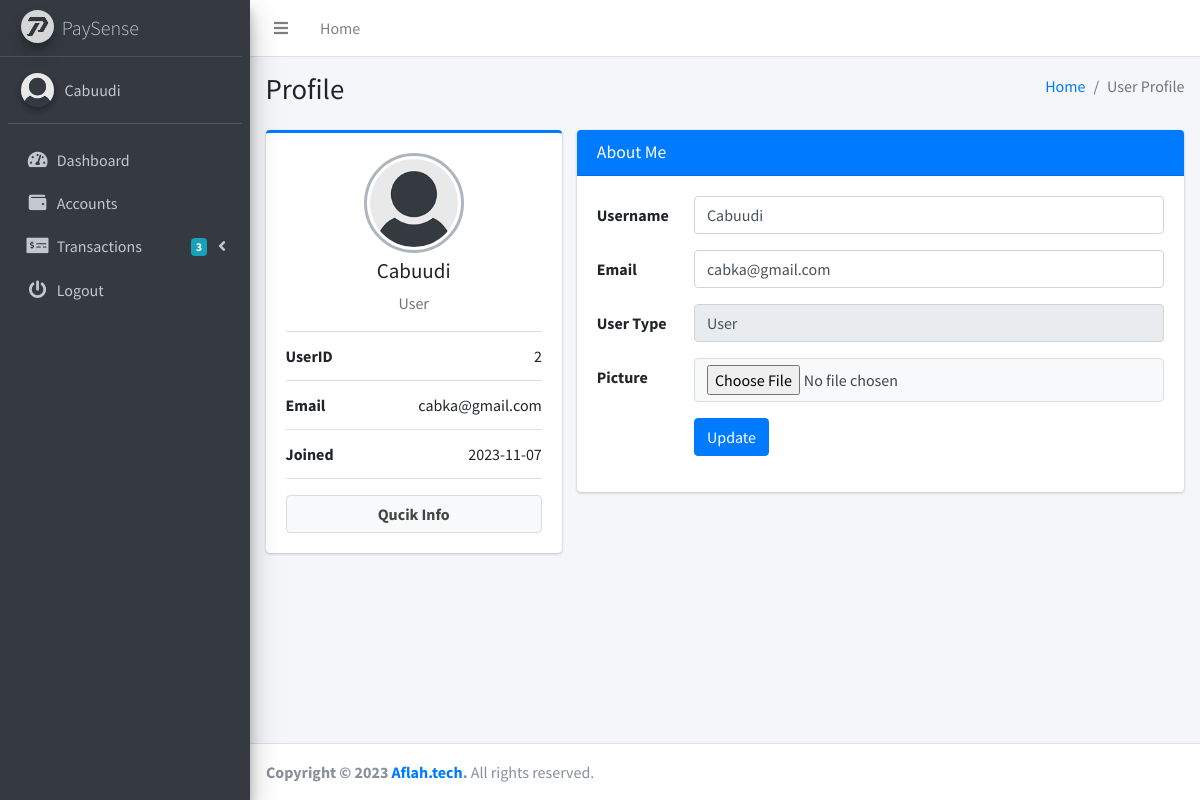
The page /profile (signed in) on the database its author committed.
### app/models.py (models this page shows, shortened)
class User(db.Model,UserMixin):
    id = db.Column(db.Integer, primary_key=True)
    username = db.Column(db.String(20), unique=True, nullable=False)
    email = db.Column(db.String(120), unique=True, nullable=False)
    password = db.Column(db.String(60), nullable=False)
    usertype = db.Column(db.String(10), nullable=False)
    profile_pic = db.Column(db.String(20), nullable=False, default='default.jpg')
    reg_date = db.Column(db.DateTime, nullable=False, default=datetime.utcnow)
    accounts = db.relationship('Account', backref='owner', lazy=True)

### app/routes.py (the view)
@app.route("/profile", methods=['GET', 'POST'])
@login_required
def profile():
    form = UpdateProfileForm()
    if form.validate_on_submit():
        if form.picture.data:
            picture_file = save_picture(form.picture.data)
            current_user.profile_pic = picture_file
        current_user.username = form.username.data
        current_user.email = form.email.data
        db.session.commit()
        flash('Your prifile has been updated!', 'success')
        return redirect(url_for('profile'))
    elif request.method == 'GET':
        form.username.data = current_user.username
        form.email.data = current_user.email
    image_file = url_for('static', filename='img/' + current_user.profile_pic)
    current_year = datetime.datetime.now().year
    return render_template('profile.html', title='Profile',form=form,image_file=image_file,current_year=current_year)

### app/forms.py (shortened to what this page needs)
class UpdateProfileForm(FlaskForm):
    username = StringField('Username', validators=[DataRequired(), Length(min=2, max=20)])
    email = StringField('Email',validators=[DataRequired(), Email()])
    picture = FileField('Picture', validators=[FileAllowed(['jpg', 'png'])])
    submit = SubmitField('Update')

### app/models.py (called while the page is built)
@login_manager.user_loader
def load_user(user_id):
    return User.query.get(int(user_id))

### app/templates/profile.html (shortened to what this page needs)
<!DOCTYPE html>
<html>
<head>
  <link rel="stylesheet" href="{{ url_for('static', filename='plugins/toastr/toastr.min.css') }}">
  <link rel="stylesheet" href="{{ url_for('static', filename='plugins/fontawesome-free/css/all.min.css') }}">
  <link rel="stylesheet" href="https://code.ionicframework.com/ionicons/2.0.1/css/ionicons.min.css">
  <link rel="stylesheet" href="{{ url_for('static', filename='dist/css/adminlte.min.css') }}">
</head>
<body class="hold-transition sidebar-mini">
<div class="wrapper">
  <nav class="main-header navbar navbar-expand navbar-white navbar-light">
    <ul class="navbar-nav">
      <li class="nav-item">
        <a class="nav-link" data-widget="pushmenu" href="#" role="button"><i class="fas fa-bars"></i></a>
      </li>
      <li class="nav-item d-none d-sm-inline-block">
        <a href="{{ url_for('home') }}" class="nav-link">Home</a>
      </li>
    </ul>
  </nav>
  <aside class="main-sidebar sidebar-dark-primary elevation-4">
     {% include 'sidebar.html' %}
  </aside>
  <div class="content-wrapper">
    <section class="content-header">
      <div class="container-fluid">
        <div class="row mb-2">
          <div class="col-sm-6">
            <h1>Profile</h1>
          </div>
          <div class="col-sm-6">
            <ol class="breadcrumb float-sm-right">
              <li class="breadcrumb-item"><a href="{{ url_for('home') }}">Home</a></li>
              <li class="breadcrumb-item active">User Profile</li>
            </ol>
          </div>
        </div>
      </div>
    </section>
    <section class="content">
      <div class="container-fluid">
        <div class="row">
          <div class="col-md-4">
            <div class="card card-primary card-outline">
              <div class="card-body box-profile">
                <div class="text-center">
                  <img class="profile-user-img img-fluid img-circle"
                       src=".{{ url_for('static', filename='img/' + current_user.profile_pic) }}"
                       alt="User profile picture">
                </div>
                <h3 class="profile-username text-center">{{ current_user.username }}</h3>
                <p class="text-muted text-center">{{ current_user.usertype }}</p>
                <ul class="list-group list-group-unbordered mb-3">
                  <li class="list-group-item">
                    <b>UserID</b> <a class="float-right">{{ current_user.id }}</a>
                  </li>
                  <li class="list-group-item">
                    <b>Email</b> <a class="float-right">{{ current_user.email }}</a>
                  </li>
                  <li class="list-group-item">
                    <b>Joined</b> <a class="float-right">{{ current_user.reg_date.strftime('%Y-%m-%d')}}</a>
                  </li>
                </ul>
                <div class="btn btn-default btn-block"><b>Qucik Info</b></div>
              </div>
            </div>
          </div>
          <div class="col-md-8">
            <div class="card card-primary">
              <div class="card-header">
                <h3 class="card-title">About Me</h3>
              </div>
              <div class="card-body">
                <div class="tab-content">
                  <div class="tab-pane active" id="settings">
                    <form class="form-horizontal" method="POST" action="" enctype="multipart/form-data">
                      <div class="form-group row">
                        {{ form.username.label(class="col-sm-2 col-form-label") }}
                        <div class="col-sm-10">
                          {% if form.username.errors %}
                            {{ form.username(class="form-control is-invalid") }}
                            <div class="invalid-feedback">
                                {% for error in form.username.errors %}
                                    <span>{{ error }}</span>
                                {% endfor %}
                            </div>
                          {% else %}
                              {{ form.username(class="form-control") }}
                          {% endif %}
                        </div>
                      </div>
                      <div class="form-group row">
                        {{ form.email.label(class="col-sm-2 col-form-label") }}
                        <div class="col-sm-10">
                          {% if form.email.errors %}
                            {{ form.email(class="form-control is-invalid") }}
                            <div class="invalid-feedback">
                                {% for error in form.email.errors %}
                                    <span>{{ error }}</span>
                                {% endfor %}
                            </div>
                          {% else %}
                              {{ form.email(class="form-control") }}
                          {% endif %}
                        </div>
                      </div>
                      <div class="form-group row">
                        <label for="inputName2" class="col-sm-2 col-form-label">User Type</label>
                        <div class="col-sm-10">
                          <input type="text" class="form-control" id="inputName2" placeholder="Name" value={{current_user.usertype}} readonly>
                        </div>
                      </div>
                      <div class="form-group row">
                        {{ form.picture.label(class="col-sm-2 col-form-label") }}
                        <div class="col-sm-10">
                          {{ form.picture(class="form-control-file btn btn-default") }}
                        </div>
                      </div>
                      <div class="form-group row">
                        <div class="offset-sm-2 col-sm-10">
                          {{ form.submit(class="btn btn-primary") }}
                        </div>
                      </div>
                    </form>
                  </div>
                </div>
              </div>
            </div>
          </div>
        </div>
      </div>
    </section>
  </div>
  {% include 'footer.html' %}
</div>
</body>
</html>

### app/templates/sidebar.html (shortened to what this page needs)
<div class="sidebar">
<a href="{{ url_for('home') }}" class="brand-link ml-n2">
  <img src="{{ url_for('static', filename='img/Paysense.png') }}" alt="paysense" class="brand-image img-circle elevation-3" style="opacity: .8">
  <span class="brand-text font-weight-light">PaySense</span>
</a>
  <div class="user-panel mt-3 pb-3 mb-3 d-flex">
    <div class="image">
      <img src="{{ url_for('static', filename='img/' + current_user.profile_pic) }}" class="img-circle elevation-2" alt="User Image">
    </div>
    <div class="info">
      <a href="{{ url_for('profile') }}" class="d-block">{{ current_user.username }}</a>
    </div>
  </div>
  <nav class="mt-2">
    <ul class="nav nav-pills nav-sidebar flex-column" data-widget="treeview" role="menu" data-accordion="false">
      <li class="nav-item">
        <a href="{{ url_for('home') }}" class="nav-link {% if request.path == url_for('home') %}active{% endif %}">
          <i class="nav-icon fas fa-tachometer-alt"></i>
          <p>
            Dashboard
          </p>
        </a>
      </li>
      <li class="nav-item">
        <a href="{{ url_for('accounts') }}" class="nav-link {% if request.path == url_for('accounts') %}active{% endif %}">
          <i class="nav-icon fas fa-wallet"></i>
          <p>
            Accounts
          </p>
        </a>
      </li>
      <li class="nav-item has-treeview">
        <a href="#" class="nav-link">
          <i class="nav-icon fas fa-money-check-alt"></i>
          <p>
            Transactions
            <i class="fas fa-angle-left right"></i>
            <span class="badge badge-info right">3</span>
          </p>
        </a>
      </li>
      <li class="nav-item">
        <a href="{{ url_for('logout') }}" class="nav-link">
          <i class="nav-icon fas fa-power-off "></i>
          <p>
            Logout
          </p>
        </a>
      </li>
    </ul>
  </nav>
</div>

### rows shown on the page
User: profile_pic (placeholder picture), username "Cabuudi", usertype "User", id "2", email "cabka@gmail.com", reg_date "2023-11-07"
